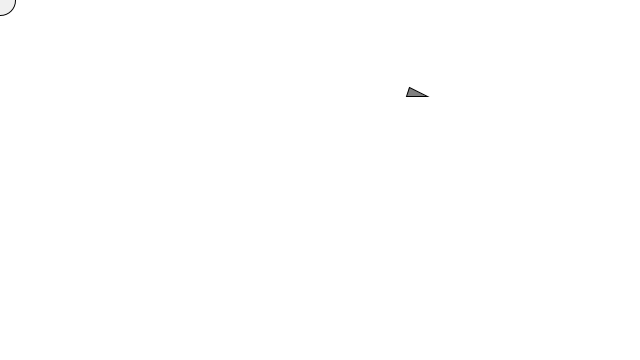
Frame 1 (no input)
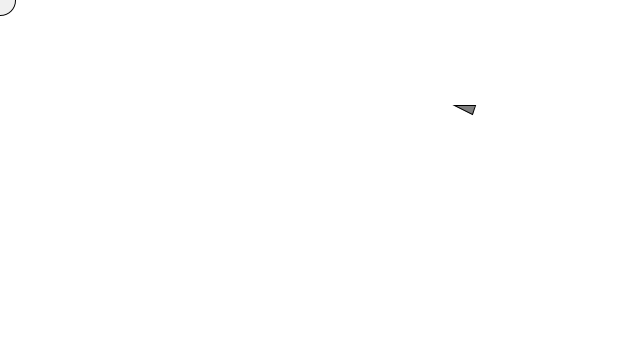
Frame 60 (the mouse pressed at the canvas centre just before this capture)
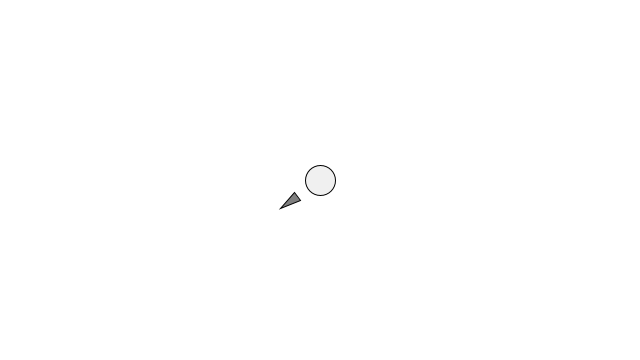
Frame 120 (the mouse held since frame 60 and released just before this capture)

The Processing sketch that drew these frames (run headless with seeded random() and noise(); from frame 60 on, the mouse is pressed at the canvas centre):

// Processing sketch: Seek
// ── Seek.pde
Follower follower;

void setup() {
  size(640, 360);
  follower = new Follower();
}

void draw() {
  background(255);
  PVector mouse = new PVector(mouseX, mouseY);

  fill(200, 70);
  stroke(0);
  ellipse(mouseX, mouseY, 30, 30);
  
  follower.seek(mouse);
  follower.update();
  follower.display();
}
// ── Follower.pde
class Follower{
   
  PVector velocity;
  PVector location;
  PVector acceleration;
  float maxSpeed;
  float maxForce;
  float r;
  
  Follower(){
    maxSpeed = 4;
    maxForce = 0.1;
    r = 5;
    location = new PVector(random(width),random(height));
    velocity = new PVector(random(0,4),random(0,4));
    acceleration = new PVector(0,0);
  }
  
  void update(){
    velocity.add(acceleration);
    location.add(velocity);
    acceleration.mult(0);
  }
  
  void seek(PVector target){
    PVector desired = PVector.sub(target,location);
    desired.normalize();
    desired.mult(maxSpeed);
    
    PVector steer = PVector.sub(desired,velocity);
    steer.limit(maxForce);
    applyForce(steer);
  }
  
  void applyForce(PVector force){
    acceleration.add(force);
  }
  
  void display(){
    float theta = velocity.heading2D() + PI/2;
    fill(127);
    stroke(0);
    strokeWeight(1);
    pushMatrix();
    translate(location.x,location.y);
    rotate(theta);
    beginShape();
    vertex(0, -r*2);
    vertex(-r, r*2);
    vertex(r, r*2);
    endShape(CLOSE);
    popMatrix();
  }
   
}
